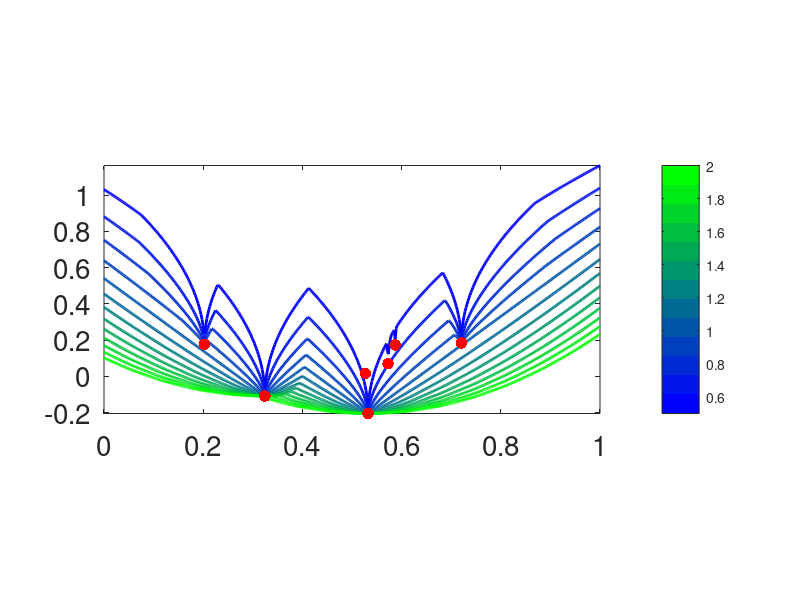
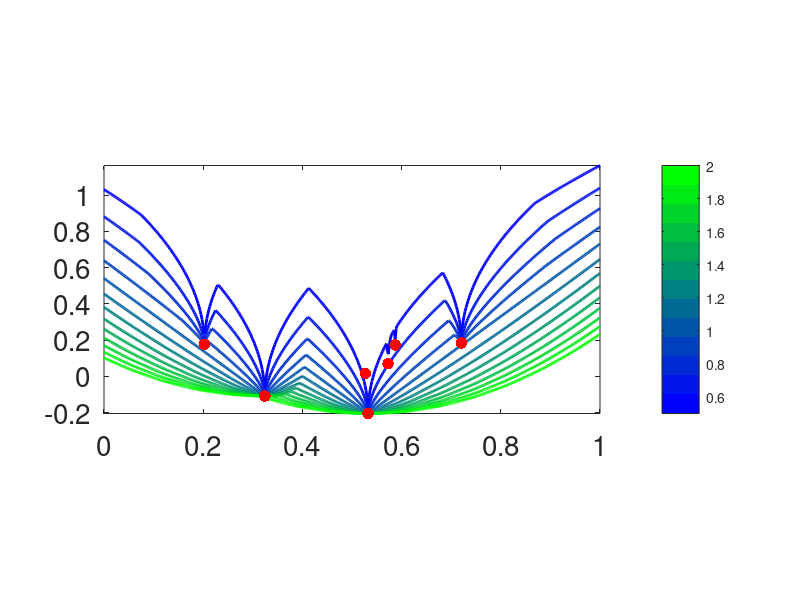
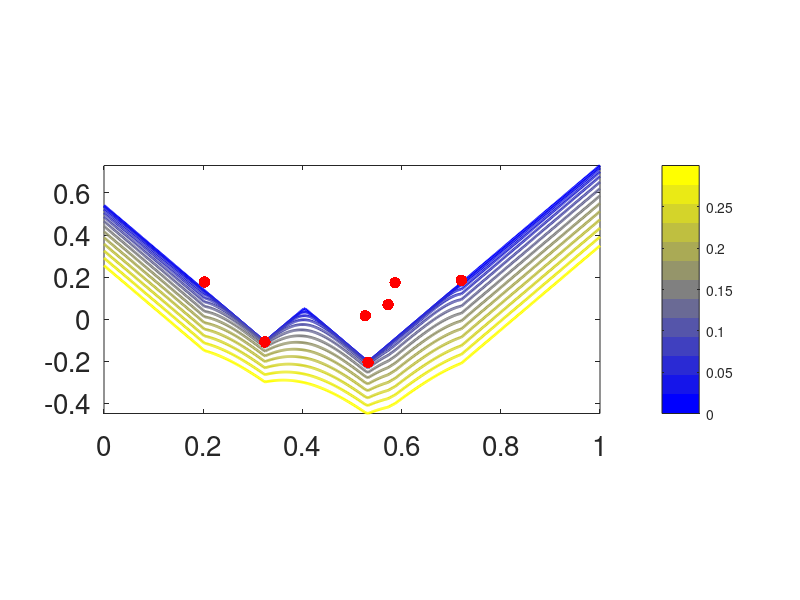
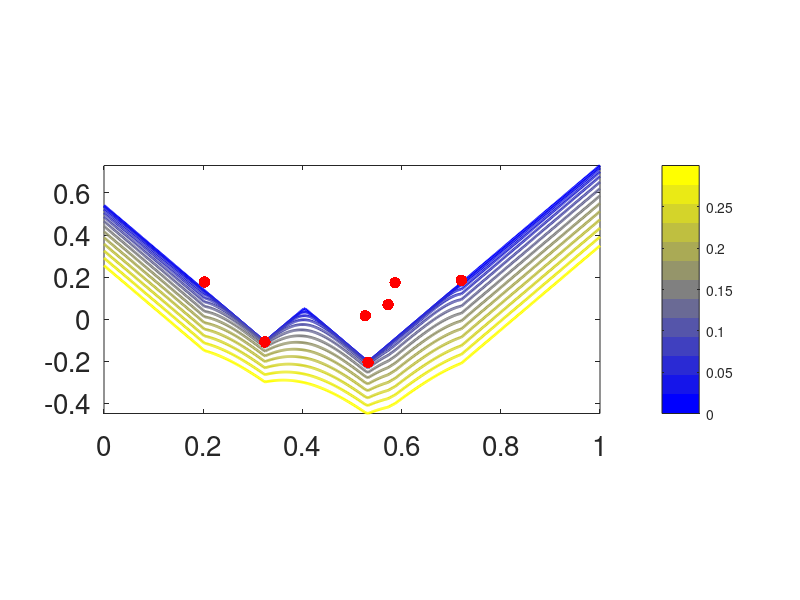

Write the MATLAB code that produced these figures, in order.
%%
% Test for c-transform and Laguerre cells in 1D.

addpath('../toolbox/');

rep = 'results/c-transform-1d/';
[~,~] = mkdir(rep);

SetAR = @(ar)set(gca, 'PlotBoxAspectRatio', [1 ar 1]);


% # input points
N = 7; 
% Grid size
q = 512;
rng('default'); rng(646);

M = rand(1,N);

% grid
t = linspace(0,1,q)';

% potentials
u = 0.1*randn(N,1);

% exponent/scale for the transform
if not(exist('p'))
    p = 2;
end
rho = 2;
if not(exist('epsilon'))
    epsilon = .01;
end

%%
% study influence of p

epsilon = 0;
p_list = linspace(.5,2,13);
lw = 2;
clf; hold on;
Col = [];
for ip=1:length(p_list)
    p = p_list(ip);
    s = (ip-1)/(length(p_list)-1);
    col = [0,s,1-s];  Col(end+1,:) = col;  
    % v(x,y) = min_i c((x,y),m_i) - u_i
    D = abs( repmat(M(:), [1 q]) - repmat(t(:)', [N 1])  );
    S = rho * D.^p - repmat(u,[1 q]);
    %
    [v,I] = min(S);
    if epsilon>0
        S = S - repmat(v, [size(S,1) 1]);
        v = - epsilon * log( sum(  exp( -S/epsilon ) ) ) + v;
    end
    %
    plot(t, v, 'LineWidth', lw, 'Color', col);
end
%
plot(M, -u, 'r.', 'MarkerSize', 25);
axis tight; box on;
colormap(Col); caxis([p_list(1),p_list(end)]);
set(gca, 'FontSize', 20);
colorbar;
SetAR(1/2);
saveas(gcf, [rep 'c-transform-p.png'], 'png');
saveas(gcf, [rep 'c-transform-p.eps'], 'epsc');


%%
% study influence of epsilon

p = 1;
eps_list = linspace(0,.3,13);
lw = 2;
clf; hold on;
Col = [];
for ieps=1:length(eps_list)
    epsilon = eps_list(ieps);
    s = (ieps-1)/(length(eps_list)-1);
    col = [s,s,1-s];  Col(end+1,:) = col;  
    % v(x,y) = min_i c((x,y),m_i) - u_i
    D = abs( repmat(M(:), [1 q]) - repmat(t(:)', [N 1])  );
    S = rho * D.^p - repmat(u,[1 q]);
    %
    [v,I] = min(S);
    if epsilon>0
        S = S - repmat(v, [size(S,1) 1]);
        v = - epsilon * log( sum(  exp( -S/epsilon ) ) ) + v;
    end
    %
    plot(t, v, 'LineWidth', lw, 'Color', col);
end
%
plot(M, -u, 'r.', 'MarkerSize', 25);
axis tight; box on;
colormap(Col); caxis([eps_list(1),eps_list(end)]);
set(gca, 'FontSize', 20);
colorbar;
SetAR(1/2);
saveas(gcf, [rep 'c-transform-eps.png'], 'png');
saveas(gcf, [rep 'c-transform-eps.eps'], 'epsc');